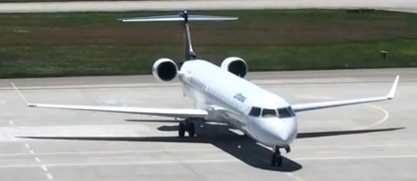
#> input picture case_success/easy/assets/template_4.png, 417 x 181 px
$ python run_easy_4.py
#> lines starting #> are read from the running program, lines starting #| are printed output that depends on the picture; after the words box and inside, x2 and y2 are one past the last pixel; in counts of white or black regions, pixels touching at a corner belong together; pictures that were not available may be replaced by others from this repository, and a replacement may not be noted
### utils/common.py
## CI 7204 Image Processing and Analytics 2/2568
## Challenge 2: Object Detection with Feature Point Matching
## Shared utility — imported by all case scripts

import os
import numpy as np
import cv2

# Colors for each detected instance (BGR)
INSTANCE_COLORS = [
    (0, 255, 0),    # green   — instance 1
    (0, 0, 255),    # red     — instance 2
    (255, 0, 0),    # blue    — instance 3
    (0, 255, 255),  # yellow  — instance 4
    (255, 0, 255),  # magenta — instance 5
]


# ---------------------------------------------------------------------------
# Multi-instance detector: Iterative Homography
# Returns list of dst_pts quads (one per found instance)
# ---------------------------------------------------------------------------
# [86 lines left out: functions detect_all_instances, overlayImage, not called in this run]


# ---------------------------------------------------------------------------
# Helper: create feature detector
# ---------------------------------------------------------------------------
def create_detector(choice, sift_params=None):
    if choice == 1:
        params = sift_params or {}
        return cv2.SIFT_create(**params), "SIFT"
    if choice == 2:
        if not hasattr(cv2, "xfeatures2d"):
            print("[ERROR] SURF is not available in this OpenCV build.")
            return None, None
        return cv2.xfeatures2d.SURF_create(), "SURF"
    return cv2.ORB_create(), "ORB"


# ---------------------------------------------------------------------------
# Main detection pipeline
# ---------------------------------------------------------------------------
def run_detection(config):
    template_path     = config["TEMPLATE_PATH"]
    video_path        = config["VIDEO_PATH"]
    output_path       = config["OUTPUT_PATH"]
    feature_choice    = config.get("FEATURE_CHOICE", 1)
    sift_params       = config.get("SIFT_PARAMS", None)
    min_match_count   = config.get("MIN_MATCH_COUNT", 10)
    ratio_test        = config.get("RATIO_TEST", 0.75)
    ransac_threshold  = config.get("RANSAC_THRESHOLD", 5.0)
    wait_ms           = config.get("WAIT_MS", 30)
    draw_choice       = config.get("DRAW_CHOICE", 1)
    case_type         = config.get("CASE_TYPE", "unknown")
    case_number       = config.get("CASE_NUMBER", 0)
    target_object     = config.get("TARGET_OBJECT", "N/A")
    description       = config.get("DESCRIPTION", "N/A")
    failure_analysis  = config.get("FAILURE_ANALYSIS", None)

    # --- Print case summary --------------------------------------------------
    print(f"\n{'='*65}")
    print(f"  CASE : {case_type.upper()} #{case_number}")
    print(f"  TARGET   : {target_object}")
    print(f"  DESC     : {description}")
    print(f"  PARAMS   : MIN_MATCH={min_match_count} | RATIO={ratio_test} | RANSAC={ransac_threshold}")
    if sift_params:
        print(f"  SIFT     : {sift_params}")
    if failure_analysis:
        print(f"  EXPECTED FAILURE: {failure_analysis}")
    print(f"{'='*65}\n")

    # --- Load template -------------------------------------------------------
    template_bgr = cv2.imread(template_path)
#> template_bgr is the input picture: shape (181, 417, 3); mean B, G, R 140.3, 145.1, 142.6
    if template_bgr is None:
        print(f"[ERROR] Cannot open template: {template_path}")
        print("        -> Put your template image in the assets/ folder.")
        return
    template_gray = cv2.cvtColor(template_bgr, cv2.COLOR_BGR2GRAY)

    # --- Load video ----------------------------------------------------------
    capture = cv2.VideoCapture(video_path)
    if not capture.isOpened():
        print(f"[ERROR] Cannot open video: {video_path}")
        print("        -> Put your video file in the assets/ folder.")
        return

    # --- Create detector & compute template descriptors ----------------------
    detector, detector_name = create_detector(feature_choice, sift_params)
    if detector is None:
        capture.release()
        return

    template_kps, template_descs = detector.detectAndCompute(template_gray, None)
#> template_kps = 146 keypoints; strongest (x, y, size): (285, 112, 8.1), (237, 69, 9.6), (183, 19, 1.9), (255, 111, 6.8)
    if template_descs is None or len(template_kps) == 0:
        print("[ERROR] No keypoints found in template image.")
        print("        -> Use a template with richer texture/pattern.")
        capture.release()
        return

    print(f"Template keypoints: {len(template_kps)}")
#| Template keypoints: 146

    # --- FLANN matcher -------------------------------------------------------
    FLANN_INDEX_KDTREE = 0
    FLANN_INDEX_LSH    = 6
    if feature_choice in [1, 2]:
        index_params = dict(algorithm=FLANN_INDEX_KDTREE, trees=5)
    else:
        index_params = dict(algorithm=FLANN_INDEX_LSH,
                            table_number=6, key_size=12, multi_probe_level=1)
    search_params = dict(checks=50)
    flann = cv2.FlannBasedMatcher(index_params, search_params)

    # --- Video writer --------------------------------------------------------
    frame_w = int(capture.get(cv2.CAP_PROP_FRAME_WIDTH))
    frame_h = int(capture.get(cv2.CAP_PROP_FRAME_HEIGHT))
    fps     = capture.get(cv2.CAP_PROP_FPS)
    if fps <= 0:
        fps = 20.0

    os.makedirs(os.path.dirname(output_path), exist_ok=True)
    fourcc = cv2.VideoWriter_fourcc(*"mp4v")
    writer = cv2.VideoWriter(output_path, fourcc, fps, (frame_w, frame_h))
    if not writer.isOpened():
        print(f"[ERROR] Cannot write output video: {output_path}")
        capture.release()
        return

    print(f"Detector : {detector_name} + FLANN + RANSAC")
    print(f"Output   : {output_path}")
    print("Press ESC to stop early.\n")

    multi_detect = config.get("MULTI_DETECT", False)
    max_detections = config.get("MAX_DETECTIONS", 5)

    frame_count  = 0
    detect_count = 0

    # --- Main processing loop ------------------------------------------------
    while True:
        ret, cam_bgr = capture.read()
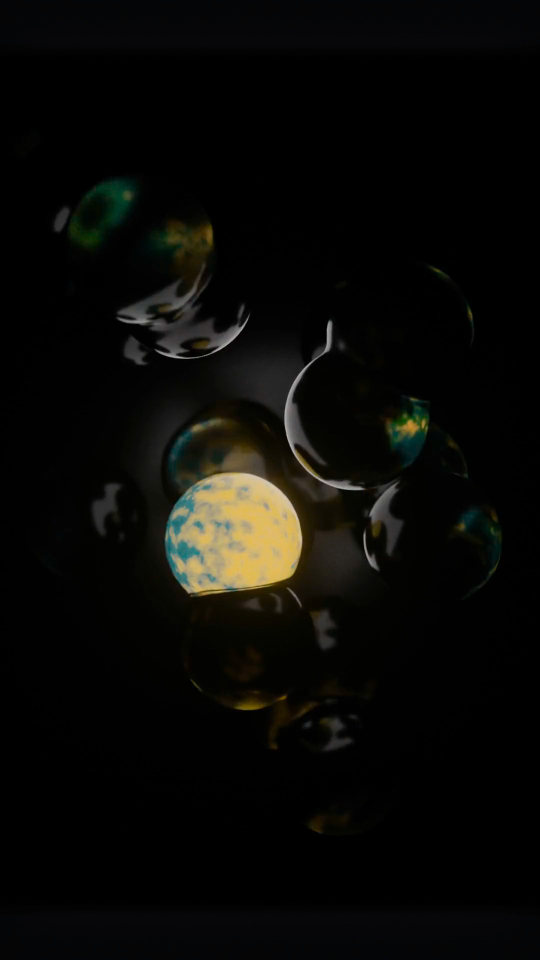
#> input picture frame 30 of case_failed/failed_as_expected/assets/video_1.mp4, 1080 x 1920 px, given in place of video_4.mp4, which was not available (shown at 1/2 size)
#> cam_bgr is the input picture: shape (1920, 1080, 3); mean B, G, R 6.8, 9.5, 9.8
        if not ret or cam_bgr is None:
            print("End of video.")
            break

        frame_count += 1
        cam_gray = cv2.cvtColor(cam_bgr, cv2.COLOR_BGR2GRAY)
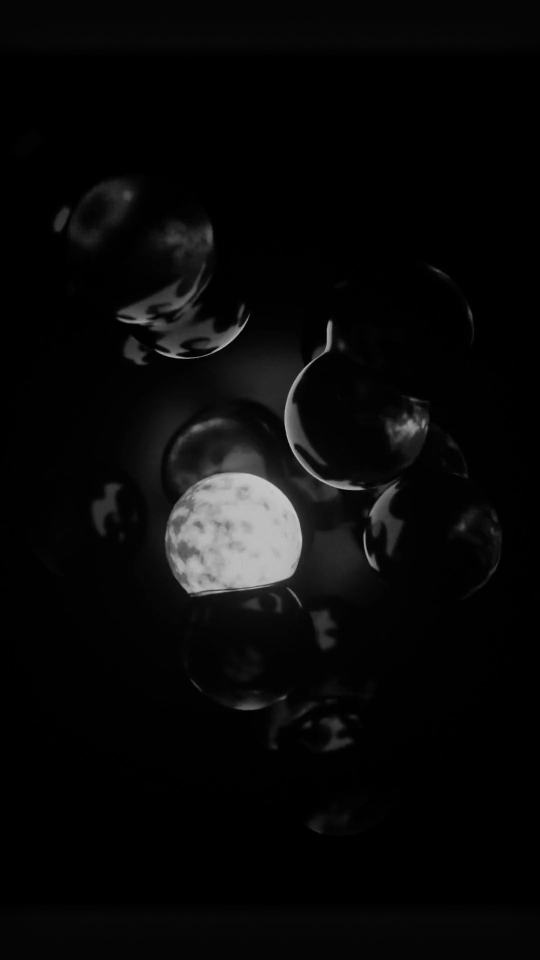
#> cam_gray: shape (1920, 1080) (shown at 1/2 size); min 0, max 204, mean 9.3
        cam_kps, cam_descs = detector.detectAndCompute(cam_gray, None)
#> cam_kps = 299 keypoints; strongest (x, y, size): (479, 1066, 171.5), (655, 694, 9.1), (691, 972, 13.7), (471, 664, 16.3)

        homoResult  = cam_bgr.copy()
        goodMatches = []
        matchesMask = None
        detected    = False

        if cam_descs is not None and len(cam_kps) > 0:

            # ================================================================
            # MULTI-DETECT MODE: Iterative Homography
            # ================================================================
            if multi_detect:
                found_boxes = detect_all_instances(
                    template_kps, template_descs, template_gray,
                    cam_kps, cam_descs, flann, config
                )
                for i, dst_pts in enumerate(found_boxes):
                    color = INSTANCE_COLORS[i % len(INSTANCE_COLORS)]
                    homoResult = cv2.polylines(
                        homoResult, [np.int32(dst_pts)],
                        True, color, 2, cv2.LINE_AA
                    )
                    # Label each instance
                    cx = int(dst_pts[:, 0, 0].mean())
                    cy = int(dst_pts[:, 0, 1].mean())
                    cv2.putText(homoResult, f"#{i+1}",
                                (cx - 10, cy), cv2.FONT_HERSHEY_SIMPLEX,
                                0.7, color, 2)
                if found_boxes:
                    detected = True
                    detect_count += 1
                status_text  = f"DETECTED {len(found_boxes)} object(s)" if found_boxes \
                               else f"NOT DETECTED (0/{min_match_count})"
                status_color = (0, 255, 0) if found_boxes else (0, 0, 255)

            # ================================================================
            # SINGLE-DETECT MODE: standard pipeline
            # ================================================================
            else:
                matches = flann.knnMatch(template_descs, cam_descs, k=2)
#> matches = 146 matches
                for mn in matches:
                    if len(mn) == 2:
                        m, n = mn[0], mn[1]
                        if m.distance < ratio_test * n.distance:
                            goodMatches.append(m)
#> this loop made 146 passes
#> after the loop, goodMatches = 2 matches

                if len(goodMatches) >= min_match_count:
                    template_pts = np.float32(
                        [template_kps[m.queryIdx].pt for m in goodMatches]
                    ).reshape(-1, 1, 2)
                    cam_pts = np.float32(
                        [cam_kps[m.trainIdx].pt for m in goodMatches]
                    ).reshape(-1, 1, 2)
                    H, mask = cv2.findHomography(
                        template_pts, cam_pts, cv2.RANSAC, ransac_threshold
                    )
                    if H is not None and mask is not None:
                        matchesMask = mask.ravel().tolist()
                        h, w = template_gray.shape[:2]
                        src_pts = np.float32(
                            [[0, 0], [0, h-1], [w-1, h-1], [w-1, 0]]
                        ).reshape(-1, 1, 2)
                        dst_pts = cv2.perspectiveTransform(src_pts, H)
                        if draw_choice in [1, 3]:
                            homoResult = cv2.polylines(
                                homoResult, [np.int32(dst_pts)],
                                True, (0, 255, 0), 2, cv2.LINE_AA
                            )
                        detected = True
                        detect_count += 1

                status_text  = f"DETECTED ({len(goodMatches)} matches)" if detected \
                               else f"NOT DETECTED ({len(goodMatches)}/{min_match_count})"
#> status_text = 'NOT DETECTED (2/10)'
                status_color = (0, 255, 0) if detected else (0, 0, 255)

        else:
            status_text  = f"NOT DETECTED (no keypoints)"
            status_color = (0, 0, 255)

        # --- Overlay status text on frame ------------------------------------
        cv2.putText(homoResult, status_text,
                    (10, 30), cv2.FONT_HERSHEY_SIMPLEX, 0.7, status_color, 2)
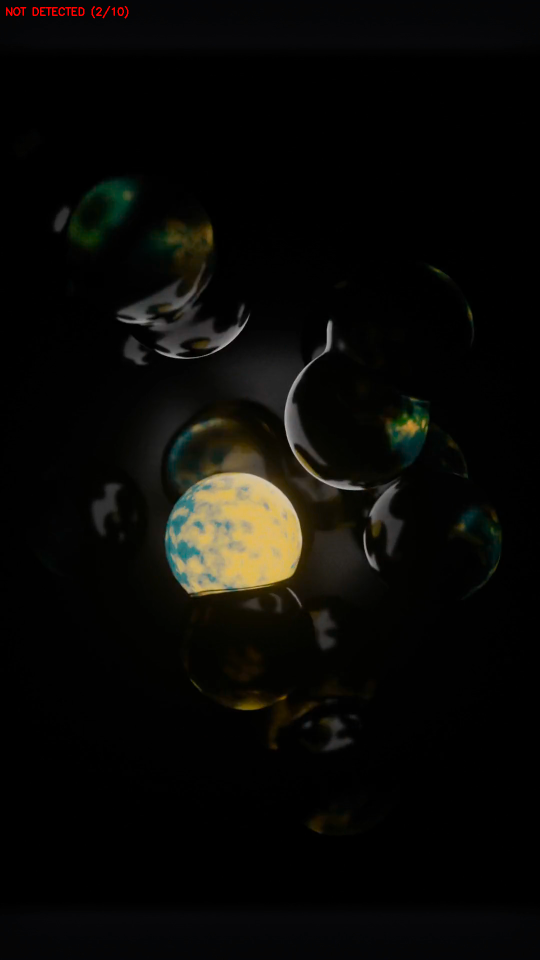
#> homoResult: shape (1920, 1080, 3) (shown at 1/2 size); 0.08% of pixels changed, all inside (x1, y1, x2, y2) = (12, 12, 257, 37)
        mode_label = "MULTI" if multi_detect else "SINGLE"
        cv2.putText(homoResult,
                    f"{case_type.upper()} #{case_number} | {detector_name}+FLANN+RANSAC [{mode_label}]",
                    (10, frame_h - 10), cv2.FONT_HERSHEY_SIMPLEX, 0.45, (255, 255, 0), 1)
#> homoResult: shape (1920, 1080, 3); 0.03% of pixels changed, all inside (x1, y1, x2, y2) = (12, 1899, 304, 1914)

        # --- Draw feature matches (single mode only) -------------------------
        win_title = f"{case_type.upper()} #{case_number}"
        cv2.imshow(f"{win_title} - Detection", homoResult)

        if not multi_detect:
            draw_params = dict(
                matchColor=(0, 255, 0),
                singlePointColor=(255, 0, 0),
                matchesMask=matchesMask,
                flags=cv2.DRAW_MATCHES_FLAGS_DRAW_RICH_KEYPOINTS,
            )
            matchResult = cv2.drawMatches(
                template_bgr, template_kps,
                cam_bgr, cam_kps if cam_kps else [],
                goodMatches, None, **draw_params
            )
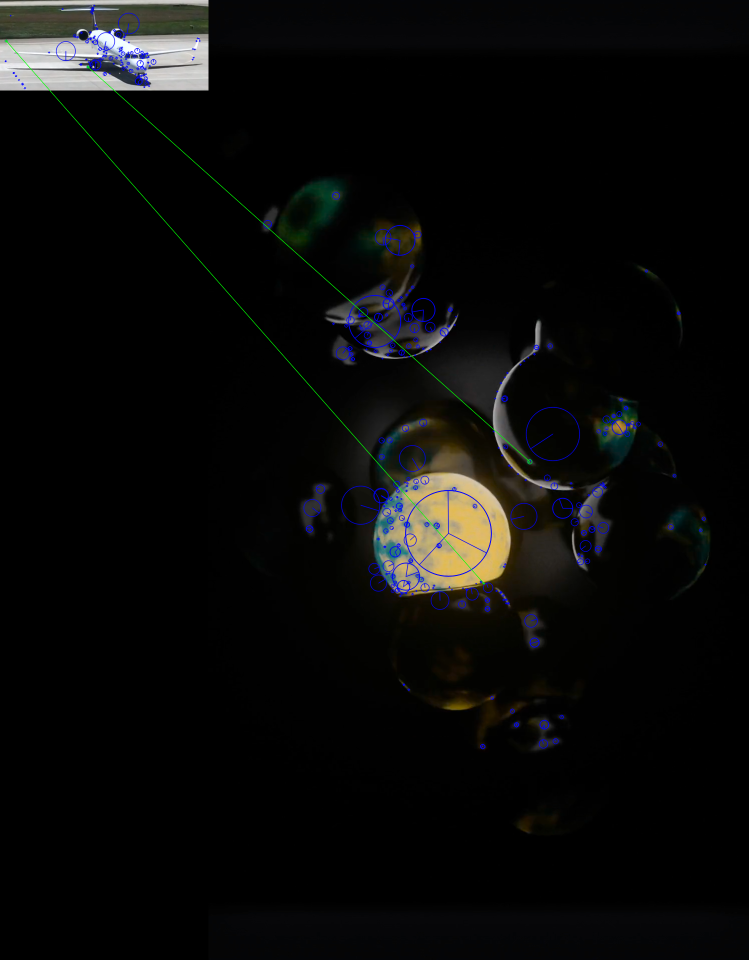
#> matchResult: shape (1920, 1497, 3) (shown at 1/2 size); mean B, G, R 9.6, 10.4, 10.3
            cv2.imshow(f"{win_title} - Matches", matchResult)

        writer.write(homoResult)

        if cv2.waitKey(wait_ms) == 27:
#> (key Esc is pressed here)
            print("ESC pressed — stopping early.")
            break

    # --- Summary -------------------------------------------------------------
    rate = (detect_count / frame_count * 100) if frame_count > 0 else 0.0
    print(f"\n--- Result Summary ---")
    print(f"Total frames   : {frame_count}")
    print(f"Detected frames: {detect_count}  ({rate:.1f}%)")
    print(f"Output saved   : {output_path}")
    if failure_analysis and rate < 30:
        print(f"[ANALYSIS] Detection rate {rate:.1f}% — consistent with expected failure.")
        print(f"           Reason: {failure_analysis}")

    cv2.destroyAllWindows()
    writer.release()
    capture.release()

### case_success/easy/run_easy_4.py
## CI 7204 Image Processing and Analytics 2/2568
## Challenge 2 — SUCCESS / EASY  #4
## ============================================================
## Target Object  : <FILL IN>  e.g. "Board game box / playing card"
## Template Source: <FILL IN>
## Video Source   : <FILL IN>
## Why easy       : Unique card design, flat object, stable framing
## ============================================================

import sys, os
sys.path.insert(0, os.path.join(os.path.dirname(__file__), '..', '..', 'utils'))
from common import run_detection

BASE = os.path.dirname(__file__)

config = {
    "TEMPLATE_PATH": os.path.join(BASE, "assets", "template_4.png"),
    "VIDEO_PATH":    os.path.join(BASE, "assets", "video_4.mp4"),
    "OUTPUT_PATH":   os.path.join(BASE, "output", "output_easy_4.mp4"),

    "FEATURE_CHOICE": 1,
    "SIFT_PARAMS": None,

    "MIN_MATCH_COUNT": 10,
    "RATIO_TEST": 0.75,
    "RANSAC_THRESHOLD": 5.0,

    "DRAW_CHOICE": 1,
    "WAIT_MS": 30,

    "CASE_TYPE": "easy",
    "CASE_NUMBER": 4,
    "TARGET_OBJECT": "FILL_IN",
    "DESCRIPTION": "Easy case: flat printed object with unique graphics",
}

if __name__ == "__main__":
    run_detection(config)
